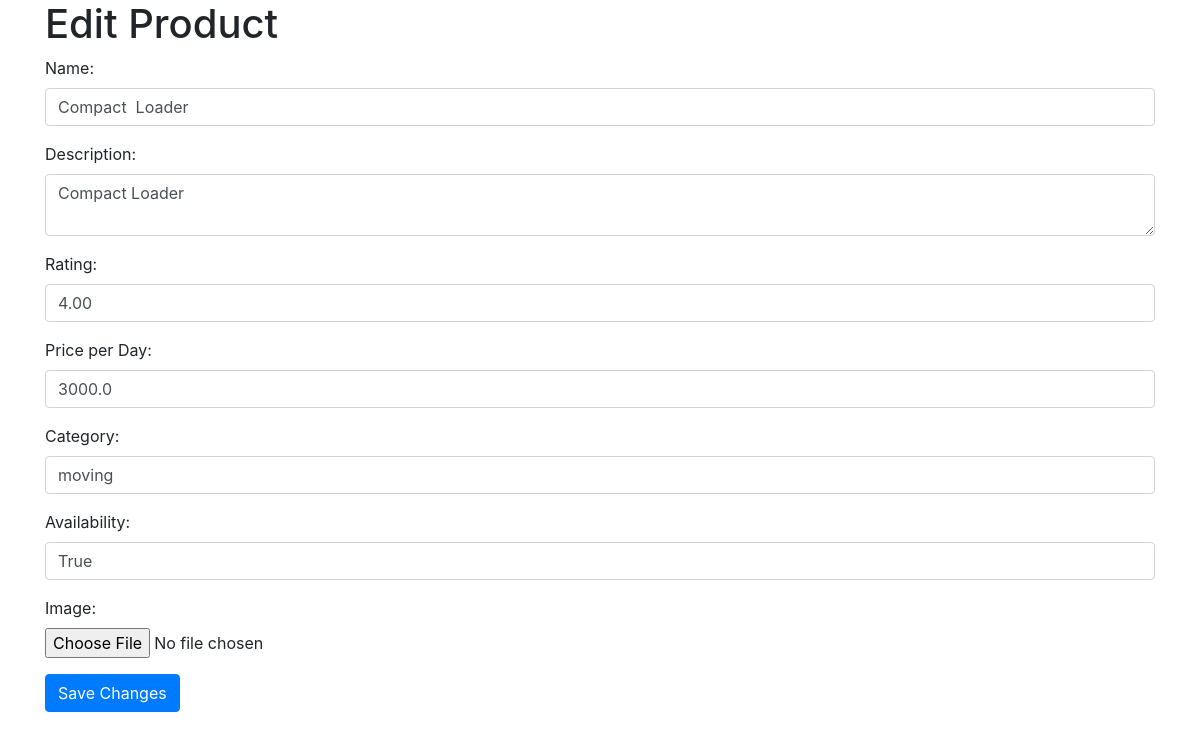
The page /edit_product/2/ on the database its author committed.
### home/models.py (models this page shows, shortened)
class Product(models.Model):
    name = models.CharField(max_length=100)
    description = models.TextField()
    rating = models.DecimalField(max_digits=3, decimal_places=2)
    price_per_day = models.DecimalField(max_digits=10, decimal_places=1)
    category = models.CharField(max_length=50, default='Uncategorized')
    availability = models.BooleanField(default=True)
    image = models.ImageField(upload_to='product_images/', default='default-image.jpg')

### home/views.py (the view, shortened to what this page needs)
# urls.py: path('edit_product/<int:product_id>/', views.edit_product, name='edit_product'),
def edit_product(request, product_id):
    product = get_object_or_404(Product, pk=product_id)
    return render(request, 'edit_product.html', {'product': product})

### templates/edit_product.html (shortened to what this page needs)
<!DOCTYPE html>
<html lang="en">
<head>
    <link href="https://maxcdn.bootstrapcdn.com/bootstrap/4.5.2/css/bootstrap.min.css" rel="stylesheet">
</head>
<body>
    <div class="container">
        <h1>Edit Product</h1>
        <form method="post" enctype="multipart/form-data">
            <div class="form-group">
                <label for="name">Name:</label>
                <input type="text" class="form-control" id="name" name="name" value="{{ product.name }}">
            </div>
            <div class="form-group">
                <label for="description">Description:</label>
                <textarea class="form-control" id="description" name="description">{{ product.description }}</textarea>
            </div>
            <div class="form-group">
                <label for="rating">Rating:</label>
                <input type="text" class="form-control" id="rating" name="rating" value="{{ product.rating }}">
            </div>
            <div class="form-group">
                <label for="price_per_day">Price per Day:</label>
                <input type="text" class="form-control" id="price_per_day" name="price_per_day" value="{{ product.price_per_day }}">
            </div>
            <div class="form-group">
                <label for="category">Category:</label>
                <input type="text" class="form-control" id="category" name="category" value="{{ product.category }}">
            </div>
            <div class="form-group">
                <label for="availability">Availability:</label>
                <input type="text" class="form-control" id="availability" name="availability" value="{{ product.availability }}">
            </div>
            <div class="form-group">
                <label for="image">Image:</label>
                <input type="file" class="form-control-file" id="image" name="image" accept="image/*">
            </div>
            <button type="submit" class="btn btn-primary">Save Changes</button>
        </form>
    </div>
</body>
</html>

### rows shown on the page
Product: name "Compact Loader", description "Compact Loader", rating "4.00", price_per_day "3000.0", category "moving", availability "True"
